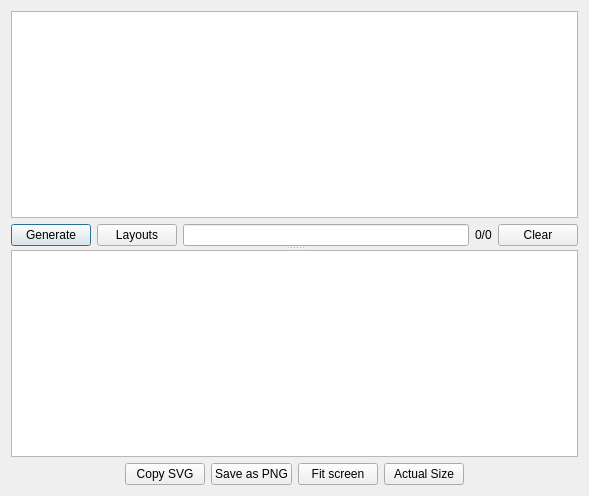
<?xml version="1.0" encoding="UTF-8"?>
<ui version="4.0">
 <class>GWidget</class>
 <widget class="QDialog" name="GWidget">
  <property name="geometry">
   <rect>
    <x>0</x>
    <y>0</y>
    <width>589</width>
    <height>496</height>
   </rect>
  </property>
  <property name="windowTitle">
   <string notr="true">Graph</string>
  </property>
  <layout class="QVBoxLayout" name="verticalLayout_3">
   <item>
    <widget class="QSplitter" name="splitter">
     <property name="orientation">
      <enum>Qt::Vertical</enum>
     </property>
     <widget class="QWidget" name="">
      <layout class="QVBoxLayout" name="verticalLayout">
       <item>
        <widget class="QTextEdit" name="textEdit"/>
       </item>
       <item>
        <layout class="QHBoxLayout" name="horizontalLayout_2">
         <item>
          <widget class="QPushButton" name="generateButton">
           <property name="text">
            <string>Generate</string>
           </property>
          </widget>
         </item>
         <item>
          <widget class="QPushButton" name="layoutButton">
           <property name="text">
            <string>Layouts</string>
           </property>
          </widget>
         </item>
         <item>
          <widget class="QLineEdit" name="lineEdit"/>
         </item>
         <item>
          <widget class="QLabel" name="label">
           <property name="toolTip">
            <string>Nodes/Edges</string>
           </property>
           <property name="text">
            <string>0/0</string>
           </property>
          </widget>
         </item>
         <item>
          <widget class="QPushButton" name="clearfindButton">
           <property name="text">
            <string>Clear</string>
           </property>
          </widget>
         </item>
        </layout>
       </item>
      </layout>
     </widget>
     <widget class="QWidget" name="">
      <layout class="QVBoxLayout" name="verticalLayout_2">
       <item>
        <widget class="GViewer" name="view"/>
       </item>
       <item>
        <layout class="QHBoxLayout" name="horizontalLayout">
         <item>
          <spacer name="horizontalSpacer">
           <property name="orientation">
            <enum>Qt::Horizontal</enum>
           </property>
           <property name="sizeHint" stdset="0">
            <size>
             <width>40</width>
             <height>20</height>
            </size>
           </property>
          </spacer>
         </item>
         <item>
          <widget class="QPushButton" name="copysvgButton">
           <property name="text">
            <string>Copy SVG</string>
           </property>
          </widget>
         </item>
         <item>
          <widget class="QPushButton" name="savepngButton">
           <property name="text">
            <string>Save as PNG</string>
           </property>
          </widget>
         </item>
         <item>
          <widget class="QPushButton" name="fitscreenButton">
           <property name="text">
            <string>Fit screen</string>
           </property>
          </widget>
         </item>
         <item>
          <widget class="QPushButton" name="actualsizeButton">
           <property name="text">
            <string>Actual Size</string>
           </property>
          </widget>
         </item>
         <item>
          <spacer name="horizontalSpacer_2">
           <property name="orientation">
            <enum>Qt::Horizontal</enum>
           </property>
           <property name="sizeHint" stdset="0">
            <size>
             <width>40</width>
             <height>20</height>
            </size>
           </property>
          </spacer>
         </item>
        </layout>
       </item>
      </layout>
     </widget>
    </widget>
   </item>
  </layout>
 </widget>
 <customwidgets>
  <customwidget>
   <class>GViewer</class>
   <extends>QGraphicsView</extends>
   <header location="global">cchelper.gviewer</header>
  </customwidget>
 </customwidgets>
 <resources/>
 <connections/>
</ui>
